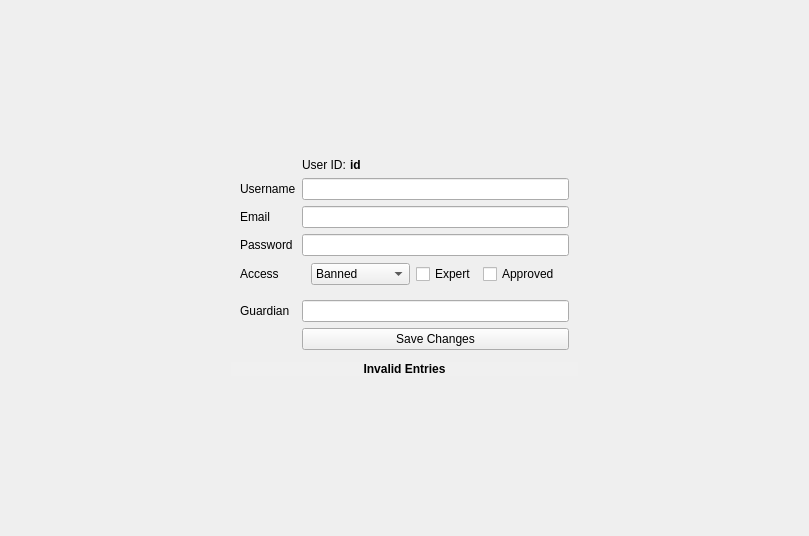
<?xml version="1.0" encoding="UTF-8"?>
<ui version="4.0">
 <class>AccountSettings</class>
 <widget class="QWidget" name="AccountSettings">
  <property name="geometry">
   <rect>
    <x>0</x>
    <y>0</y>
    <width>809</width>
    <height>536</height>
   </rect>
  </property>
  <property name="windowTitle">
   <string>Form</string>
  </property>
  <layout class="QGridLayout" name="gridLayout">
   <property name="leftMargin">
    <number>0</number>
   </property>
   <property name="topMargin">
    <number>0</number>
   </property>
   <property name="rightMargin">
    <number>0</number>
   </property>
   <property name="bottomMargin">
    <number>0</number>
   </property>
   <property name="spacing">
    <number>0</number>
   </property>
   <item row="3" column="0">
    <spacer name="LSpacer">
     <property name="orientation">
      <enum>Qt::Horizontal</enum>
     </property>
     <property name="sizeHint" stdset="0">
      <size>
       <width>267</width>
       <height>20</height>
      </size>
     </property>
    </spacer>
   </item>
   <item row="0" column="1">
    <spacer name="USpacer">
     <property name="orientation">
      <enum>Qt::Vertical</enum>
     </property>
     <property name="sizeType">
      <enum>QSizePolicy::Maximum</enum>
     </property>
     <property name="sizeHint" stdset="0">
      <size>
       <width>20</width>
       <height>180</height>
      </size>
     </property>
    </spacer>
   </item>
   <item row="4" column="1">
    <widget class="QWidget" name="invalidUpdate" native="true">
     <layout class="QGridLayout" name="gridLayout_2">
      <property name="leftMargin">
       <number>0</number>
      </property>
      <property name="topMargin">
       <number>3</number>
      </property>
      <property name="rightMargin">
       <number>0</number>
      </property>
      <property name="bottomMargin">
       <number>3</number>
      </property>
      <property name="spacing">
       <number>0</number>
      </property>
      <item row="0" column="0">
       <widget class="QLabel" name="invalidLabel">
        <property name="palette">
         <palette>
          <active>
           <colorrole role="WindowText">
            <brush brushstyle="SolidPattern">
             <color alpha="255">
              <red>0</red>
              <green>0</green>
              <blue>0</blue>
             </color>
            </brush>
           </colorrole>
           <colorrole role="Button">
            <brush brushstyle="SolidPattern">
             <color alpha="255">
              <red>255</red>
              <green>147</green>
              <blue>147</blue>
             </color>
            </brush>
           </colorrole>
           <colorrole role="Light">
            <brush brushstyle="SolidPattern">
             <color alpha="255">
              <red>255</red>
              <green>255</green>
              <blue>255</blue>
             </color>
            </brush>
           </colorrole>
           <colorrole role="Midlight">
            <brush brushstyle="SolidPattern">
             <color alpha="255">
              <red>255</red>
              <green>201</green>
              <blue>201</blue>
             </color>
            </brush>
           </colorrole>
           <colorrole role="Dark">
            <brush brushstyle="SolidPattern">
             <color alpha="255">
              <red>127</red>
              <green>73</green>
              <blue>73</blue>
             </color>
            </brush>
           </colorrole>
           <colorrole role="Mid">
            <brush brushstyle="SolidPattern">
             <color alpha="255">
              <red>170</red>
              <green>98</green>
              <blue>98</blue>
             </color>
            </brush>
           </colorrole>
           <colorrole role="Text">
            <brush brushstyle="SolidPattern">
             <color alpha="255">
              <red>0</red>
              <green>0</green>
              <blue>0</blue>
             </color>
            </brush>
           </colorrole>
           <colorrole role="BrightText">
            <brush brushstyle="SolidPattern">
             <color alpha="255">
              <red>255</red>
              <green>255</green>
              <blue>255</blue>
             </color>
            </brush>
           </colorrole>
           <colorrole role="ButtonText">
            <brush brushstyle="SolidPattern">
             <color alpha="255">
              <red>0</red>
              <green>0</green>
              <blue>0</blue>
             </color>
            </brush>
           </colorrole>
           <colorrole role="Base">
            <brush brushstyle="SolidPattern">
             <color alpha="255">
              <red>255</red>
              <green>255</green>
              <blue>255</blue>
             </color>
            </brush>
           </colorrole>
           <colorrole role="Window">
            <brush brushstyle="SolidPattern">
             <color alpha="255">
              <red>255</red>
              <green>147</green>
              <blue>147</blue>
             </color>
            </brush>
           </colorrole>
           <colorrole role="Shadow">
            <brush brushstyle="SolidPattern">
             <color alpha="255">
              <red>0</red>
              <green>0</green>
              <blue>0</blue>
             </color>
            </brush>
           </colorrole>
           <colorrole role="AlternateBase">
            <brush brushstyle="SolidPattern">
             <color alpha="255">
              <red>255</red>
              <green>201</green>
              <blue>201</blue>
             </color>
            </brush>
           </colorrole>
           <colorrole role="ToolTipBase">
            <brush brushstyle="SolidPattern">
             <color alpha="255">
              <red>255</red>
              <green>255</green>
              <blue>220</blue>
             </color>
            </brush>
           </colorrole>
           <colorrole role="ToolTipText">
            <brush brushstyle="SolidPattern">
             <color alpha="255">
              <red>0</red>
              <green>0</green>
              <blue>0</blue>
             </color>
            </brush>
           </colorrole>
           <colorrole role="PlaceholderText">
            <brush brushstyle="SolidPattern">
             <color alpha="127">
              <red>0</red>
              <green>0</green>
              <blue>0</blue>
             </color>
            </brush>
           </colorrole>
          </active>
          <inactive>
           <colorrole role="WindowText">
            <brush brushstyle="SolidPattern">
             <color alpha="255">
              <red>0</red>
              <green>0</green>
              <blue>0</blue>
             </color>
            </brush>
           </colorrole>
           <colorrole role="Button">
            <brush brushstyle="SolidPattern">
             <color alpha="255">
              <red>240</red>
              <green>240</green>
              <blue>240</blue>
             </color>
            </brush>
           </colorrole>
           <colorrole role="Light">
            <brush brushstyle="SolidPattern">
             <color alpha="255">
              <red>255</red>
              <green>255</green>
              <blue>255</blue>
             </color>
            </brush>
           </colorrole>
           <colorrole role="Midlight">
            <brush brushstyle="SolidPattern">
             <color alpha="255">
              <red>227</red>
              <green>227</green>
              <blue>227</blue>
             </color>
            </brush>
           </colorrole>
           <colorrole role="Dark">
            <brush brushstyle="SolidPattern">
             <color alpha="255">
              <red>160</red>
              <green>160</green>
              <blue>160</blue>
             </color>
            </brush>
           </colorrole>
           <colorrole role="Mid">
            <brush brushstyle="SolidPattern">
             <color alpha="255">
              <red>160</red>
              <green>160</green>
              <blue>160</blue>
             </color>
            </brush>
           </colorrole>
           <colorrole role="Text">
            <brush brushstyle="SolidPattern">
             <color alpha="255">
              <red>0</red>
              <green>0</green>
              <blue>0</blue>
             </color>
            </brush>
           </colorrole>
           <colorrole role="BrightText">
            <brush brushstyle="SolidPattern">
             <color alpha="255">
              <red>255</red>
              <green>255</green>
              <blue>255</blue>
             </color>
            </brush>
           </colorrole>
           <colorrole role="ButtonText">
            <brush brushstyle="SolidPattern">
             <color alpha="255">
              <red>0</red>
              <green>0</green>
              <blue>0</blue>
             </color>
            </brush>
           </colorrole>
           <colorrole role="Base">
            <brush brushstyle="SolidPattern">
             <color alpha="255">
              <red>255</red>
              <green>255</green>
              <blue>255</blue>
             </color>
            </brush>
           </colorrole>
           <colorrole role="Window">
            <brush brushstyle="SolidPattern">
             <color alpha="255">
              <red>240</red>
              <green>240</green>
              <blue>240</blue>
             </color>
            </brush>
           </colorrole>
           <colorrole role="Shadow">
            <brush brushstyle="SolidPattern">
             <color alpha="255">
              <red>105</red>
              <green>105</green>
              <blue>105</blue>
             </color>
            </brush>
           </colorrole>
           <colorrole role="AlternateBase">
            <brush brushstyle="SolidPattern">
             <color alpha="255">
              <red>245</red>
              <green>245</green>
              <blue>245</blue>
             </color>
            </brush>
           </colorrole>
           <colorrole role="ToolTipBase">
            <brush brushstyle="SolidPattern">
             <color alpha="255">
              <red>255</red>
              <green>255</green>
              <blue>220</blue>
             </color>
            </brush>
           </colorrole>
           <colorrole role="ToolTipText">
            <brush brushstyle="SolidPattern">
             <color alpha="255">
              <red>0</red>
              <green>0</green>
              <blue>0</blue>
             </color>
            </brush>
           </colorrole>
           <colorrole role="PlaceholderText">
            <brush brushstyle="SolidPattern">
             <color alpha="128">
              <red>0</red>
              <green>0</green>
              <blue>0</blue>
             </color>
            </brush>
           </colorrole>
          </inactive>
          <disabled>
           <colorrole role="WindowText">
            <brush brushstyle="SolidPattern">
             <color alpha="255">
              <red>127</red>
              <green>73</green>
              <blue>73</blue>
             </color>
            </brush>
           </colorrole>
           <colorrole role="Button">
            <brush brushstyle="SolidPattern">
             <color alpha="255">
              <red>255</red>
              <green>147</green>
              <blue>147</blue>
             </color>
            </brush>
           </colorrole>
           <colorrole role="Light">
            <brush brushstyle="SolidPattern">
             <color alpha="255">
              <red>255</red>
              <green>255</green>
              <blue>255</blue>
             </color>
            </brush>
           </colorrole>
           <colorrole role="Midlight">
            <brush brushstyle="SolidPattern">
             <color alpha="255">
              <red>255</red>
              <green>201</green>
              <blue>201</blue>
             </color>
            </brush>
           </colorrole>
           <colorrole role="Dark">
            <brush brushstyle="SolidPattern">
             <color alpha="255">
              <red>127</red>
              <green>73</green>
              <blue>73</blue>
             </color>
            </brush>
           </colorrole>
           <colorrole role="Mid">
            <brush brushstyle="SolidPattern">
             <color alpha="255">
              <red>170</red>
              <green>98</green>
              <blue>98</blue>
             </color>
            </brush>
           </colorrole>
           <colorrole role="Text">
            <brush brushstyle="SolidPattern">
             <color alpha="255">
              <red>127</red>
              <green>73</green>
              <blue>73</blue>
             </color>
            </brush>
           </colorrole>
           <colorrole role="BrightText">
            <brush brushstyle="SolidPattern">
             <color alpha="255">
              <red>255</red>
              <green>255</green>
              <blue>255</blue>
             </color>
            </brush>
           </colorrole>
           <colorrole role="ButtonText">
            <brush brushstyle="SolidPattern">
             <color alpha="255">
              <red>127</red>
              <green>73</green>
              <blue>73</blue>
             </color>
            </brush>
           </colorrole>
           <colorrole role="Base">
            <brush brushstyle="SolidPattern">
             <color alpha="255">
              <red>255</red>
              <green>147</green>
              <blue>147</blue>
             </color>
            </brush>
           </colorrole>
           <colorrole role="Window">
            <brush brushstyle="SolidPattern">
             <color alpha="255">
              <red>255</red>
              <green>147</green>
              <blue>147</blue>
             </color>
            </brush>
           </colorrole>
           <colorrole role="Shadow">
            <brush brushstyle="SolidPattern">
             <color alpha="255">
              <red>0</red>
              <green>0</green>
              <blue>0</blue>
             </color>
            </brush>
           </colorrole>
           <colorrole role="AlternateBase">
            <brush brushstyle="SolidPattern">
             <color alpha="255">
              <red>245</red>
              <green>245</green>
              <blue>245</blue>
             </color>
            </brush>
           </colorrole>
           <colorrole role="ToolTipBase">
            <brush brushstyle="SolidPattern">
             <color alpha="255">
              <red>255</red>
              <green>255</green>
              <blue>220</blue>
             </color>
            </brush>
           </colorrole>
           <colorrole role="ToolTipText">
            <brush brushstyle="SolidPattern">
             <color alpha="255">
              <red>0</red>
              <green>0</green>
              <blue>0</blue>
             </color>
            </brush>
           </colorrole>
           <colorrole role="PlaceholderText">
            <brush brushstyle="SolidPattern">
             <color alpha="128">
              <red>0</red>
              <green>0</green>
              <blue>0</blue>
             </color>
            </brush>
           </colorrole>
          </disabled>
         </palette>
        </property>
        <property name="font">
         <font>
          <bold>true</bold>
         </font>
        </property>
        <property name="autoFillBackground">
         <bool>true</bool>
        </property>
        <property name="text">
         <string>Invalid Entries</string>
        </property>
        <property name="alignment">
         <set>Qt::AlignCenter</set>
        </property>
       </widget>
      </item>
     </layout>
    </widget>
   </item>
   <item row="5" column="1">
    <spacer name="DSpacer">
     <property name="orientation">
      <enum>Qt::Vertical</enum>
     </property>
     <property name="sizeType">
      <enum>QSizePolicy::Expanding</enum>
     </property>
     <property name="sizeHint" stdset="0">
      <size>
       <width>20</width>
       <height>188</height>
      </size>
     </property>
    </spacer>
   </item>
   <item row="3" column="2">
    <spacer name="RSpacer">
     <property name="orientation">
      <enum>Qt::Horizontal</enum>
     </property>
     <property name="sizeHint" stdset="0">
      <size>
       <width>267</width>
       <height>20</height>
      </size>
     </property>
    </spacer>
   </item>
   <item row="3" column="1">
    <widget class="QWidget" name="formWidget" native="true">
     <property name="sizePolicy">
      <sizepolicy hsizetype="Expanding" vsizetype="Fixed">
       <horstretch>0</horstretch>
       <verstretch>0</verstretch>
      </sizepolicy>
     </property>
     <layout class="QFormLayout" name="formLayout">
      <property name="verticalSpacing">
       <number>6</number>
      </property>
      <item row="0" column="1">
       <layout class="QHBoxLayout" name="idLayout">
        <property name="spacing">
         <number>0</number>
        </property>
        <item>
         <widget class="QLabel" name="idLabel">
          <property name="sizePolicy">
           <sizepolicy hsizetype="Fixed" vsizetype="Fixed">
            <horstretch>0</horstretch>
            <verstretch>0</verstretch>
           </sizepolicy>
          </property>
          <property name="text">
           <string>User ID: </string>
          </property>
         </widget>
        </item>
        <item>
         <widget class="QLabel" name="id">
          <property name="sizePolicy">
           <sizepolicy hsizetype="Preferred" vsizetype="Fixed">
            <horstretch>0</horstretch>
            <verstretch>0</verstretch>
           </sizepolicy>
          </property>
          <property name="font">
           <font>
            <bold>true</bold>
           </font>
          </property>
          <property name="text">
           <string>id</string>
          </property>
         </widget>
        </item>
       </layout>
      </item>
      <item row="1" column="0">
       <widget class="QLabel" name="usernameLabel">
        <property name="text">
         <string>Username</string>
        </property>
       </widget>
      </item>
      <item row="1" column="1">
       <widget class="QLineEdit" name="usernameField"/>
      </item>
      <item row="2" column="0">
       <widget class="QLabel" name="emailLabel">
        <property name="text">
         <string>Email</string>
        </property>
       </widget>
      </item>
      <item row="2" column="1">
       <widget class="QLineEdit" name="emailField"/>
      </item>
      <item row="3" column="0">
       <widget class="QLabel" name="passwordLabel">
        <property name="text">
         <string>Password</string>
        </property>
       </widget>
      </item>
      <item row="3" column="1">
       <widget class="QLineEdit" name="passwordField"/>
      </item>
      <item row="4" column="0">
       <widget class="QLabel" name="accessLabel">
        <property name="text">
         <string>Access</string>
        </property>
       </widget>
      </item>
      <item row="5" column="1">
       <widget class="QLineEdit" name="guardianField"/>
      </item>
      <item row="6" column="1">
       <widget class="QPushButton" name="saveButton">
        <property name="text">
         <string>Save Changes</string>
        </property>
       </widget>
      </item>
      <item row="5" column="0">
       <widget class="QLabel" name="guardianLabel">
        <property name="text">
         <string>Guardian</string>
        </property>
       </widget>
      </item>
      <item row="4" column="1">
       <widget class="QWidget" name="accessWidget" native="true">
        <layout class="QHBoxLayout" name="accessLayout">
         <property name="topMargin">
          <number>1</number>
         </property>
         <item>
          <widget class="QComboBox" name="selectAccess">
           <item>
            <property name="text">
             <string>Banned</string>
            </property>
           </item>
           <item>
            <property name="text">
             <string>Underage</string>
            </property>
           </item>
           <item>
            <property name="text">
             <string>Citizen</string>
            </property>
           </item>
           <item>
            <property name="text">
             <string>Organization</string>
            </property>
           </item>
           <item>
            <property name="text">
             <string>Moderator</string>
            </property>
           </item>
          </widget>
         </item>
         <item>
          <widget class="QCheckBox" name="expert">
           <property name="text">
            <string>Expert</string>
           </property>
          </widget>
         </item>
         <item>
          <widget class="QCheckBox" name="approved">
           <property name="text">
            <string>Approved</string>
           </property>
          </widget>
         </item>
        </layout>
       </widget>
      </item>
     </layout>
    </widget>
   </item>
  </layout>
 </widget>
 <resources/>
 <connections/>
</ui>
